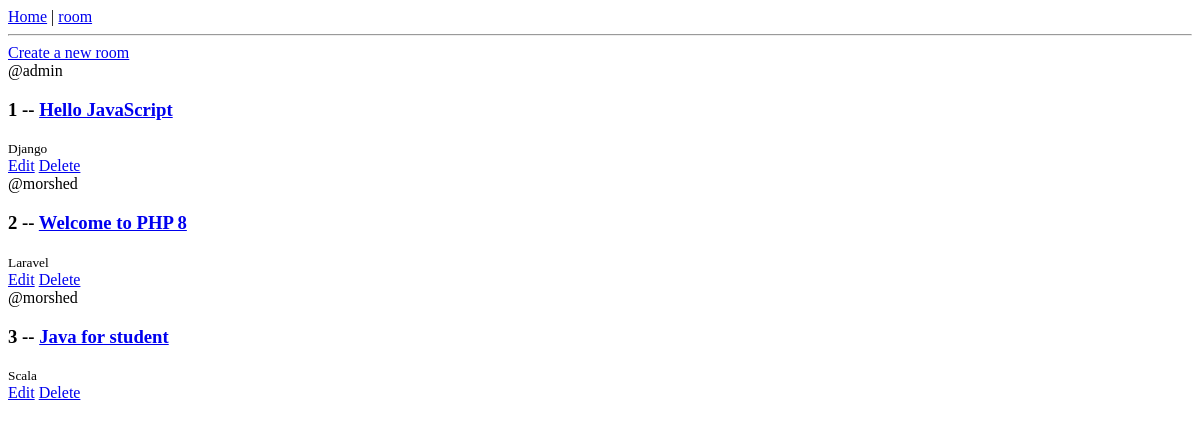
The app's page /, older data.
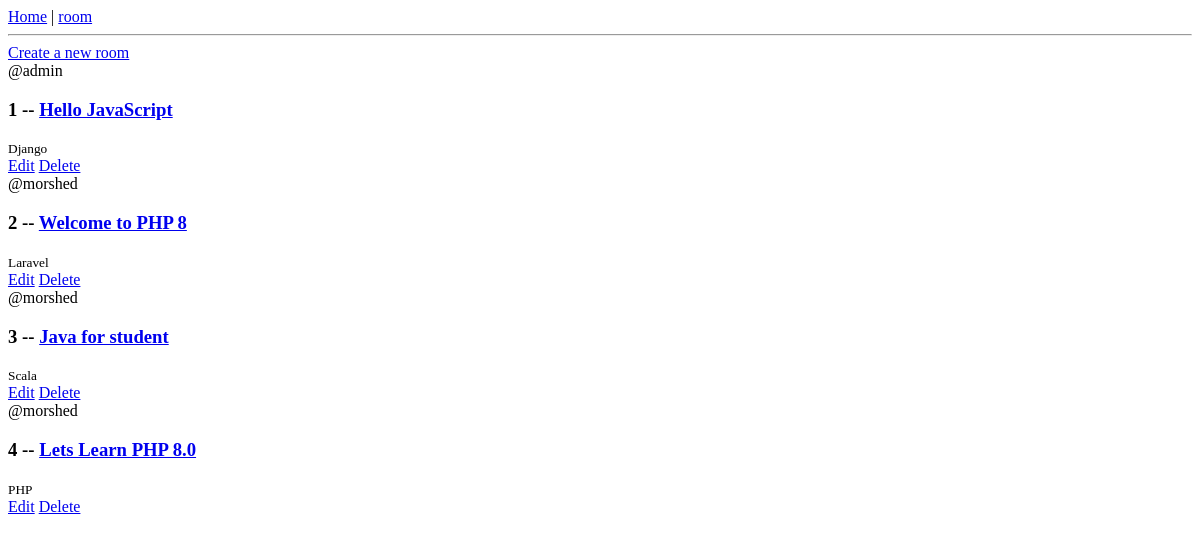
The same page, newer data.
### base/models.py (models this page shows, shortened)
class Room(models.Model):
    host = models.ForeignKey(User, on_delete=models.SET_NULL, null=True)
    topic = models.ForeignKey(Topic, on_delete=models.SET_NULL, null=True)
    name = models.CharField(max_length=200)
    description = models.TextField(null=True, blank=True)
    updated = models.DateTimeField(auto_now=True)
    created = models.DateTimeField(auto_now_add=True)

class Topic(models.Model):
    name = models.CharField(max_length=200)
    def __str__(self):
        return self.name

### base/views.py (the view)
# urls.py: path('', home, name='home'),
def home(request):
    rooms = Room.objects.all()
    return render(request, 'base/home.html', {'rooms': rooms})

### base/templates/base/home.html
{% extends 'main.html' %}
{% block content %}
    <a href="{% url 'create_room' %}">Create a new room</a>
    {% for room in rooms %}
        <div class="single_room">
            <span>@{{ room.host.username }}</span>
            <h3>{{ room.id }} -- <a href="{% url 'room' room.id %}">{{ room.name }}</a></h3>
            <small>{{ room.topic }}</small>
        </div>
        <div class="action">
            <a href="{% url 'edit_room' room.id %}">Edit</a>
            <a href="{% url 'delete_room' room.id %}">Delete</a>
        </div>
    {% endfor %}
{% endblock content %}

### templates/main.html (shortened to what this page needs)
<!DOCTYPE html>
<html lang="en">
<head>
</head>
<body>
    {% include 'navbar.html' %}
    {% block content %}
    {% endblock %}
</body>
</html>

### templates/navbar.html
<a href="/">Home</a> | <a href="/room">room</a>
<hr>

Row changes from the older to the newer data that the page shows:
added Room: host.username "morshed", id "4", name "Lets Learn PHP 8.0", topic "PHP"
